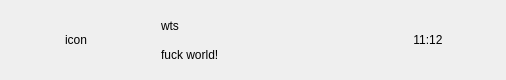
<?xml version="1.0" encoding="UTF-8"?>
<ui version="4.0">
 <class>ChatUserWid</class>
 <widget class="QWidget" name="ChatUserWid">
  <property name="geometry">
   <rect>
    <x>0</x>
    <y>0</y>
    <width>506</width>
    <height>80</height>
   </rect>
  </property>
  <property name="minimumSize">
   <size>
    <width>0</width>
    <height>0</height>
   </size>
  </property>
  <property name="maximumSize">
   <size>
    <width>16777215</width>
    <height>80</height>
   </size>
  </property>
  <property name="windowTitle">
   <string>Form</string>
  </property>
  <layout class="QHBoxLayout" name="horizontalLayout">
   <property name="leftMargin">
    <number>6</number>
   </property>
   <property name="topMargin">
    <number>5</number>
   </property>
   <property name="rightMargin">
    <number>6</number>
   </property>
   <property name="bottomMargin">
    <number>5</number>
   </property>
   <item>
    <widget class="QWidget" name="icon_wid" native="true">
     <property name="sizePolicy">
      <sizepolicy hsizetype="Preferred" vsizetype="Preferred">
       <horstretch>0</horstretch>
       <verstretch>0</verstretch>
      </sizepolicy>
     </property>
     <property name="maximumSize">
      <size>
       <width>80</width>
       <height>80</height>
      </size>
     </property>
     <property name="layoutDirection">
      <enum>Qt::LeftToRight</enum>
     </property>
     <layout class="QHBoxLayout" name="horizontalLayout_2">
      <property name="spacing">
       <number>0</number>
      </property>
      <property name="leftMargin">
       <number>0</number>
      </property>
      <property name="topMargin">
       <number>0</number>
      </property>
      <property name="rightMargin">
       <number>0</number>
      </property>
      <property name="bottomMargin">
       <number>0</number>
      </property>
      <item>
       <widget class="QLabel" name="icon_lb">
        <property name="minimumSize">
         <size>
          <width>0</width>
          <height>0</height>
         </size>
        </property>
        <property name="maximumSize">
         <size>
          <width>16777215</width>
          <height>16777215</height>
         </size>
        </property>
        <property name="text">
         <string>icon</string>
        </property>
        <property name="alignment">
         <set>Qt::AlignCenter</set>
        </property>
       </widget>
      </item>
     </layout>
    </widget>
   </item>
   <item>
    <widget class="QWidget" name="user_info_wid" native="true">
     <property name="maximumSize">
      <size>
       <width>200</width>
       <height>80</height>
      </size>
     </property>
     <layout class="QVBoxLayout" name="verticalLayout">
      <item>
       <widget class="QLabel" name="user_name_lb">
        <property name="text">
         <string>wts</string>
        </property>
       </widget>
      </item>
      <item>
       <widget class="QLabel" name="user_chat_lb">
        <property name="text">
         <string>fuck world!</string>
        </property>
       </widget>
      </item>
     </layout>
    </widget>
   </item>
   <item>
    <widget class="QWidget" name="time_wild" native="true">
     <property name="maximumSize">
      <size>
       <width>80</width>
       <height>80</height>
      </size>
     </property>
     <layout class="QHBoxLayout" name="horizontalLayout_3">
      <property name="spacing">
       <number>0</number>
      </property>
      <property name="leftMargin">
       <number>0</number>
      </property>
      <property name="topMargin">
       <number>0</number>
      </property>
      <property name="rightMargin">
       <number>0</number>
      </property>
      <property name="bottomMargin">
       <number>0</number>
      </property>
      <item>
       <widget class="QLabel" name="time_lb">
        <property name="text">
         <string>11:12</string>
        </property>
        <property name="alignment">
         <set>Qt::AlignCenter</set>
        </property>
       </widget>
      </item>
     </layout>
    </widget>
   </item>
  </layout>
 </widget>
 <resources/>
 <connections/>
</ui>
